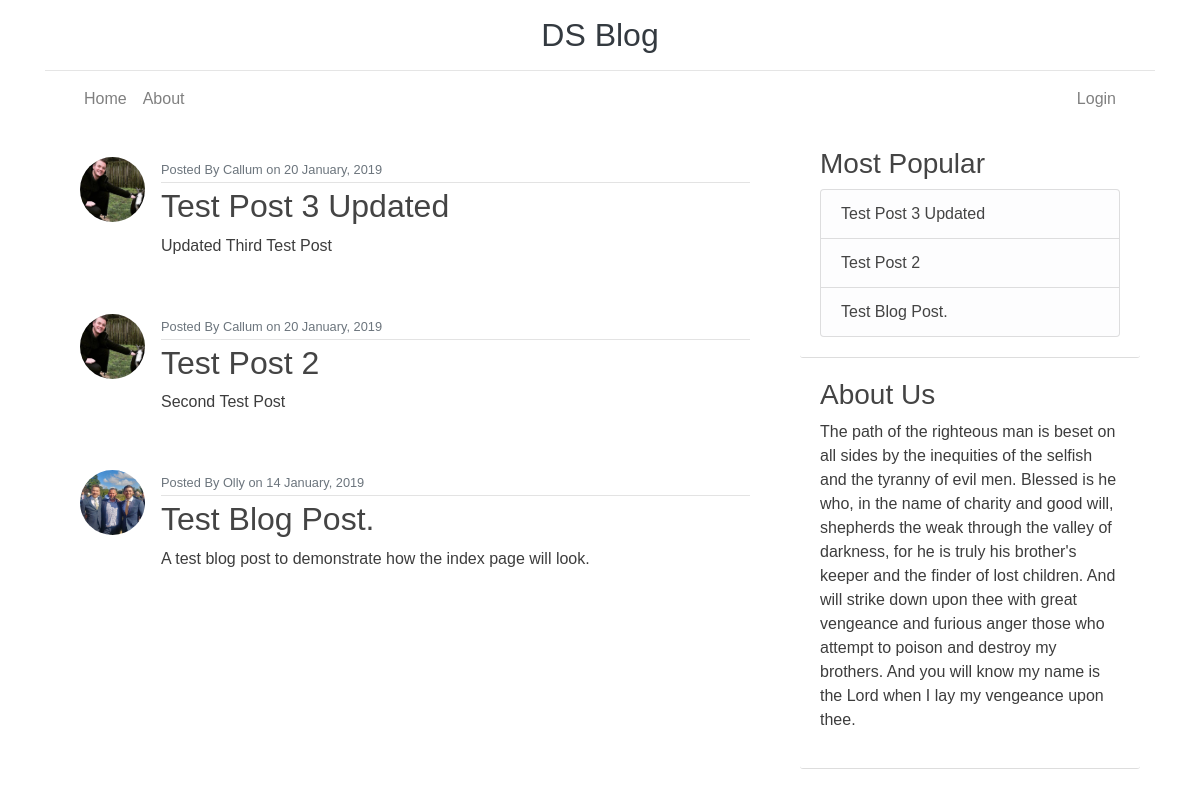
/, run on an earlier commit of the app's database.
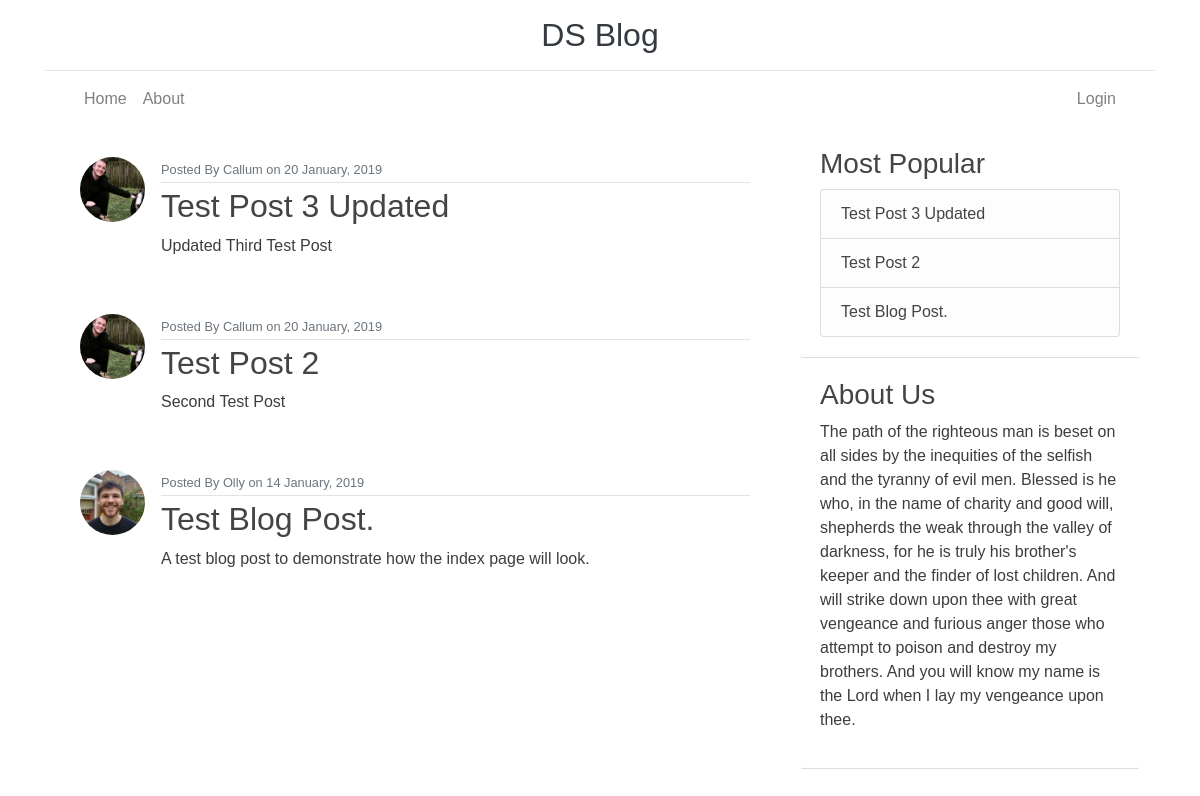
And on a later commit of the database.
### blogPosts/models.py (models this page shows, shortened)
class BlogPost(models.Model):
    post_title = models.CharField(max_length=200)
    subtitle = models.CharField(max_length=400, default="Subtitle")
    pub_date = models.DateTimeField(default=timezone.now)
    author = models.ForeignKey(User, on_delete=models.CASCADE)
    body = models.TextField(default="Body")

### users/models.py (models this page shows, shortened)
class Profile(models.Model):
    user = models.OneToOneField(User, on_delete=models.CASCADE)
    profile_image = models.ImageField(default='default.png', upload_to='profile_pics')

### blogPosts/views.py (the view)
# urls.py: path('', PostListView.as_view(), name='blog-home'),
class PostListView(ListView):
    model = BlogPost
    template_name = 'blogPosts/home.html'
    context_object_name = 'latest_blog_posts'
    ordering = ['-pub_date']
    def get_context_data(self, **kwargs):
        context = super(PostListView, self).get_context_data(**kwargs)
        context['title'] = "Home"
        return context

### blogPosts/templates/blogPosts/home.html
{% extends "blogPosts/base.html" %}
{% block content %}
{% if latest_blog_posts %}
    {% for post in latest_blog_posts %}
        <article class="media content-section">
            <img class="rounded-circle article-img" src="{{ post.author.profile.profile_image.url }}" alt="{{ post.author.username }} profile image">
            <div class="media-body">
                <div class="article-metadata">
                    <small class="text-muted">Posted By {{ post.author }} on {{ post.pub_date|date:"d F, Y" }}</small>
                </div>
                <h2><a class="article-title" href="{% url 'blogPosts:post-detail' post.id %}">{{ post.post_title }}</a></h2>
                <p class="article-content">{{ post.subtitle }}</p>
            </div>
        </article>
    {% endfor %}
{% else %}
    <p>No posts are available.</p>
{% endif %}
{% endblock content %}

### blogPosts/templates/blogPosts/base.html (shortened to what this page needs)
{% load static %}
<!DOCTYPE html>
<html>
<head>
    <link rel="stylesheet" href="https://stackpath.bootstrapcdn.com/bootstrap/4.2.1/css/bootstrap.min.css"
>
    <link rel="stylesheet" type="text/css" href="{% static 'blogPosts/main.css' %}">
</head>
<body>
<div class="container">
<header class="blog-header py-3">
        <div class="h2 text-center">
            <a class="blog-header-logo text-dark" href="#">DS Blog</a>
        </div>
</header>
<nav class="navbar navbar-expand-md navbar-light">
    <div class="container">
        <div class="collapse navbar-collapse" id="navbarToggle">
            <div class="navbar-nav mr-auto">
                <a class="nav-item nav-link" href="{% url 'blogPosts:blog-home' %}">Home</a>
                <a class="nav-item nav-link" href="#">About</a>
            </div>
            <div class="navbar-nav">
                {% if user.is_authenticated %}
                <a class="nav-item nav-link" href="{% url 'blogPosts:post-create' %}">New Post</a>
                <a class="nav-item nav-link" href="{% url 'profile' %}">Profile</a>
                <a class="nav-item nav-link" href="{% url 'logout' %}">Logout</a>
                {% else %}
                <a class="nav-item nav-link" href="{% url 'login' %}">Login</a>
                {% endif %}
            </div>
        </div>
    </div>
</nav>
<main role="main" class="container">
    <div class="row">
        <div class="col-md-8">
            {% block content %}{% endblock %}
        </div>
        <div class="col-md-4">
            <div class="sidebar-content">
                <h3>Most Popular</h3>
                <ul class="list-group">
                    {% if latest_blog_posts %}
                        {% for post in latest_blog_posts %}
                            <li class="list-group-item list-group-item-light">
                                <a href="{% url 'blogPosts:post-detail' post.id %}">
                                {{ post.post_title }}</a></li>
                        {% endfor %}
                        {% else %}
                            <li class="list-group-item list-group-item-light">No posts are available.</li>
                        {% endif %}
                </ul>
            </div>
            <div class="sidebar-content">
                <h3>About Us</h3>
                <p>
                    The path of the righteous man is beset on all sides by the inequities of the selfish and the
                    tyranny of evil men. Blessed is he who, in the name of charity and good will, shepherds the weak
                    through the valley of darkness, for he is truly his brother's keeper and the finder of lost
                    children. And will strike down upon thee with great vengeance and furious anger those who attempt
                    to poison and destroy my brothers. And you will know my name is the Lord when I lay my vengeance
                    upon thee.
                </p>
            </div>
        </div>
    </div>
</main>
</div>
</body>
</html>

What changed in the data, as far as the page shows it:
changed through a linked row, BlogPost "Test Blog Post.": author.profile.profile_image: a different picture
